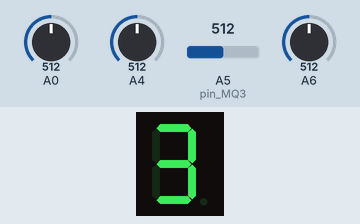
Simulated run of this sketch. Board: Arduino Uno, built with avr-gcc and run on an emulated ATmega328P. Shown: 1-digit seven-segment display. Wiring (inferred from the names in the program): 1-digit 7-segment display, segments lit when HIGH: segments pin 6, pin 7, pin 8, pin 9, pin 10, pin 11, pin 12, pin 13. Inputs (shaded band) come from the test bench; at power-on: A5 (pin_MQ3) = 512, A0 = 512, A4 = 512, A6 = 512. The segment pins are drawn as the display they are named for; what the sketch prints to the serial monitor is not drawn.

Above: at 1.2 s.
1.3 s: A5 (pin_MQ3) set to 306
At 2.2 s:
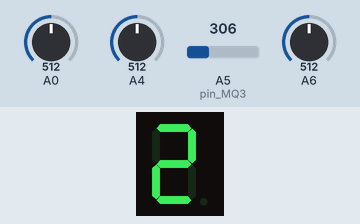
2.8 s: A5 (pin_MQ3) set to 290
At 3.5 s:
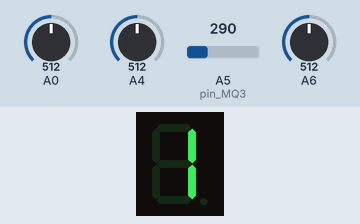
4.3 s: A5 (pin_MQ3) set to 190
At 4.9 s:
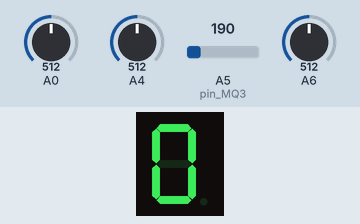
Timing chart, 0 to 7.3 s (numbered marks = the images above; inputs shaded):
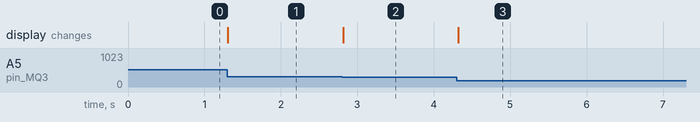

The sketch:

MQ_FND.ino
```cpp
int pin_MQ3 = A5;
#define DP 13
#define G 12
#define F 11
#define E 10
#define D 9
#define C 8
#define B 7
#define A 6

void setup(){
  Serial.begin(9600);
  pinMode(A, OUTPUT);
  pinMode(B, OUTPUT);
  pinMode(C, OUTPUT);
  pinMode(D, OUTPUT);
  pinMode(E, OUTPUT);
  pinMode(F, OUTPUT);
  pinMode(G, OUTPUT);
  pinMode(DP, OUTPUT);
}

void loop(){
  int val = analogRead(pin_MQ3)-100;
  Serial.println(analogRead(val));
  if(val > 300){
    FND(1,1,1,1,0,0,1,0);
  }else if (val > 200 && val <= 300){
    FND(1,1,0,1,1,0,1,0);
  } else if (val > 100 && val <=200){
    FND(0,1,1,0,0,0,0,0);
  } else if (val < 100){
    FND(1,1,1,1,1,1,0,0);
  }
  delay(100);
}

void FND(int nA , int nB , int nC , int nD , int nE , int nF, int nG , int nDP){
  digitalWrite(A, nA);
  digitalWrite(B, nB);
  digitalWrite(C, nC);
  digitalWrite(D, nD);
  digitalWrite(E, nE);
  digitalWrite(F, nF);
  digitalWrite(G, nG);
  digitalWrite(DP, nDP);
}
```

Measured:
- after the input at 1.3 s, the display: changes at once (image 1)
- after the input at 2.8 s, the display: changes at once (image 2)
- after the input at 4.3 s, the display: changes at once (image 3)
